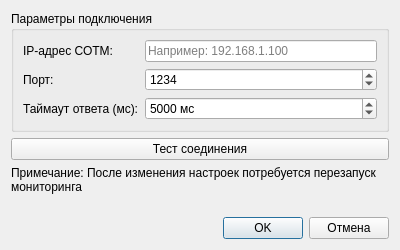
<?xml version="1.0" encoding="UTF-8"?>
<ui version="4.0">
 <class>ConnectionDialog</class>
 <widget class="QDialog" name="ConnectionDialog">
  <property name="geometry">
   <rect>
    <x>0</x>
    <y>0</y>
    <width>400</width>
    <height>250</height>
   </rect>
  </property>
  <property name="windowTitle">
   <string>Настройки подключения к СОТМ</string>
  </property>
  <property name="windowIcon">
   <iconset resource="../resources/resources.qrc">
    <normaloff>:/resources/icons/connect.png</normaloff>:/resources/icons/connect.png</iconset>
  </property>
  <layout class="QVBoxLayout" name="verticalLayout">
   <item>
    <widget class="QGroupBox" name="connectionGroupBox">
     <property name="title">
      <string>Параметры подключения</string>
     </property>
     <layout class="QFormLayout" name="formLayout">
      <item row="0" column="0">
       <widget class="QLabel" name="ipAddressLabel">
        <property name="text">
         <string>IP-адрес СОТМ:</string>
        </property>
       </widget>
      </item>
      <item row="0" column="1">
       <widget class="QLineEdit" name="ipAddressLineEdit">
        <property name="placeholderText">
         <string>Например: 192.168.1.100</string>
        </property>
       </widget>
      </item>
      <item row="1" column="0">
       <widget class="QLabel" name="portLabel">
        <property name="text">
         <string>Порт:</string>
        </property>
       </widget>
      </item>
      <item row="1" column="1">
       <widget class="QSpinBox" name="portSpinBox">
        <property name="minimum">
         <number>1</number>
        </property>
        <property name="maximum">
         <number>65535</number>
        </property>
        <property name="value">
         <number>1234</number>
        </property>
       </widget>
      </item>
      <item row="2" column="0">
       <widget class="QLabel" name="timeoutLabel">
        <property name="text">
         <string>Таймаут ответа (мс):</string>
        </property>
       </widget>
      </item>
      <item row="2" column="1">
       <widget class="QSpinBox" name="timeoutSpinBox">
        <property name="minimum">
         <number>1000</number>
        </property>
        <property name="maximum">
         <number>60000</number>
        </property>
        <property name="singleStep">
         <number>1000</number>
        </property>
        <property name="value">
         <number>5000</number>
        </property>
        <property name="suffix">
         <string> мс</string>
        </property>
       </widget>
      </item>
     </layout>
    </widget>
   </item>
   <item>
    <widget class="QPushButton" name="testButton">
     <property name="text">
      <string>Тест соединения</string>
     </property>
     <property name="icon">
      <iconset resource="../resources/resources.qrc">
       <normaloff>:/resources/icons/connect.png</normaloff>:/resources/icons/connect.png</iconset>
     </property>
    </widget>
   </item>
   <item>
    <widget class="QLabel" name="infoLabel">
     <property name="text">
      <string>Примечание: После изменения настроек потребуется перезапуск мониторинга</string>
     </property>
     <property name="wordWrap">
      <bool>true</bool>
     </property>
    </widget>
   </item>
   <item>
    <spacer name="verticalSpacer">
     <property name="orientation">
      <enum>Qt::Vertical</enum>
     </property>
     <property name="sizeHint" stdset="0">
      <size>
       <width>20</width>
       <height>40</height>
      </size>
     </property>
    </spacer>
   </item>
   <item>
    <layout class="QHBoxLayout" name="buttonLayout">
     <item>
      <spacer name="horizontalSpacer">
       <property name="orientation">
        <enum>Qt::Horizontal</enum>
       </property>
       <property name="sizeHint" stdset="0">
        <size>
         <width>40</width>
         <height>20</height>
        </size>
       </property>
      </spacer>
     </item>
     <item>
      <widget class="QPushButton" name="okButton">
       <property name="text">
        <string>OK</string>
       </property>
       <property name="default">
        <bool>true</bool>
       </property>
      </widget>
     </item>
     <item>
      <widget class="QPushButton" name="cancelButton">
       <property name="text">
        <string>Отмена</string>
       </property>
      </widget>
     </item>
    </layout>
   </item>
  </layout>
 </widget>
 <resources>
  <include location="../resources/resources.qrc"/>
 </resources>
 <connections/>
</ui>
